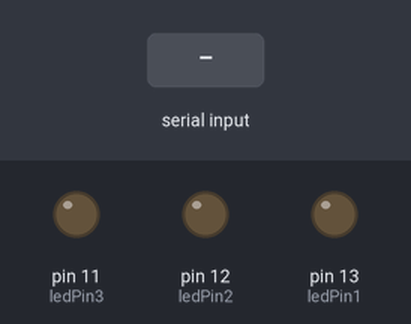
A sketch run on a simulated Arduino Uno, built with avr-gcc and run on an emulated ATmega328P. Parts: output pins drawn as LEDs (lit = HIGH). The inputs (shaded band) are chosen by the test bench.

Above: at 1.2 s.
1.3 s: "30,150\n" received over Serial
At 2.3 s:
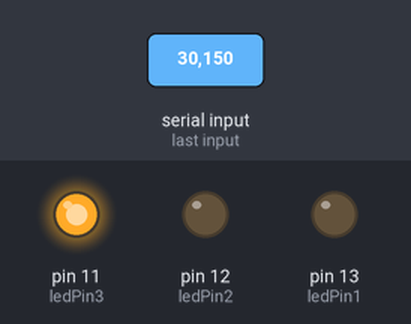
7.0 s: "2\n" received over Serial
At 9.4 s:
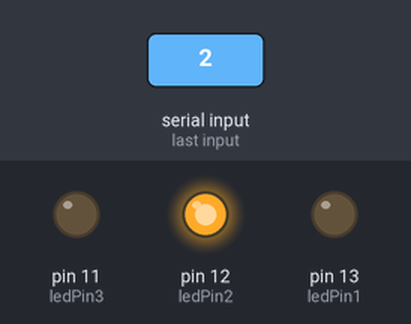
10.0 s: "1\n" received over Serial
At 12.8 s:
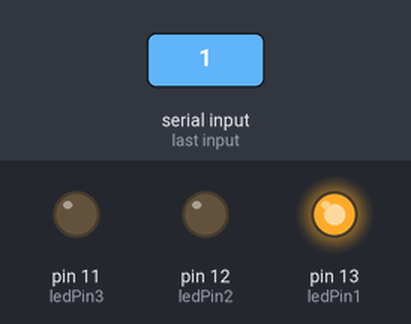
13.0 s: "3\n" received over Serial
At 15.8 s:
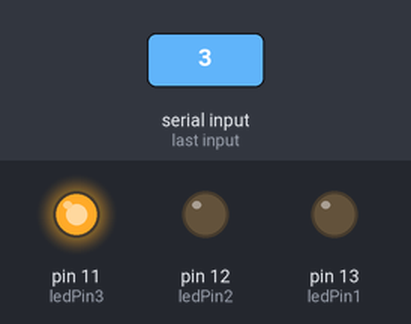
Timing chart, 0 to 17.0 s (numbered marks = the images above; inputs shaded):
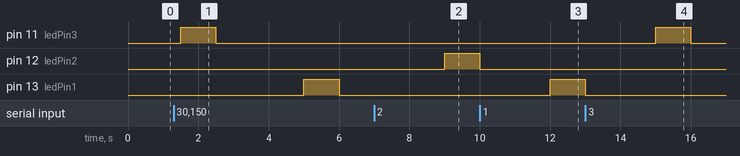

Measured:
- after the input at 1.3 s, pin 11 (ledPin3): LOW → HIGH after 0.20 s, → LOW 1.0 s later; pin 13 (ledPin1): LOW → HIGH after 3.7 s, → LOW 1.0 s later
- after the input at 7.0 s, pin 12 (ledPin2): LOW → HIGH after 2.0 s
- after the input at 10.0 s, pin 13 (ledPin1): LOW → HIGH after 2.0 s
- after the input at 13.0 s, pin 11 (ledPin3): LOW → HIGH after 2.0 s, → LOW 1.0 s later

The sketch:

led_control.ino
```cpp
const int ledPin1=13;
const int ledPin2=12;
const int ledPin3=11;

void setup(){
  pinMode(ledPin1, OUTPUT);
  pinMode(ledPin2, OUTPUT);
pinMode(ledPin3, OUTPUT);
Serial.begin(9600);
}

void loop() {
  if(Serial.available())
  {
    light(Serial.read() - '0');
  }
  delay(500);
}

void light(int n){
  switch(n)
{
  case 1:
  digitalWrite(ledPin1, HIGH);
  // 1초간 대기합니다.
  delay(1000);
  // LED를 OFF 합니다.
  digitalWrite(ledPin1,LOW);
  // 1초간 대기합니다.
  delay(1000);
  break;

  case 2:
  digitalWrite(ledPin2, HIGH);
  // 1초간 대기합니다.
  delay(1000);
  // LED를 OFF 합니다.
  digitalWrite(ledPin2,LOW);
  // 1초간 대기합니다.
  delay(1000);
  break;

  case 3:
  digitalWrite(ledPin3, HIGH);
  // 1초간 대기합니다.
  delay(1000);
  // LED를 OFF 합니다.
  digitalWrite(ledPin3,LOW);
  // 1초간 대기합니다.
  delay(1000);
  break;
}
}
```
